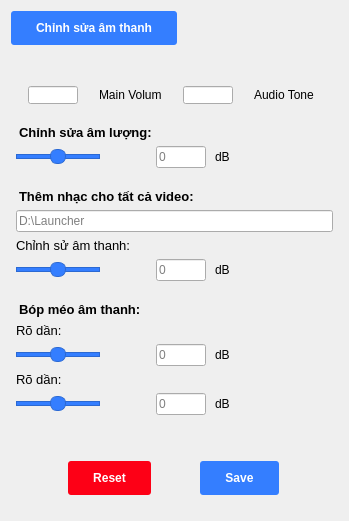
              <widget class="QFrame" name="editAudioLayout">
               <property name="styleSheet">
                <string notr="true">#editAudioLayout {
background-color: white;      /* Màu nền */
    border-radius: 10px;          /* Bo viền 10px */
    border: 2px solid #cccccc;    /* Viền màu xám nhạt */
padding: 20px;
margin: 15px
}</string>
               </property>
               <layout class="QVBoxLayout" name="verticalLayout_50">
                <item>
                 <widget class="QPushButton" name="btnEditAudio">
                  <property name="sizePolicy">
                   <sizepolicy hsizetype="Fixed" vsizetype="Fixed">
                    <horstretch>0</horstretch>
                    <verstretch>0</verstretch>
                   </sizepolicy>
                  </property>
                  <property name="styleSheet">
                   <string notr="true">QPushButton {
    background-color: #347EFF; /* Màu xanh */
    color: white;              /* Chữ màu trắng */      
    font-weight: bold;         /* In đậm */
    border-radius: 3px;        /* Bo góc */
    padding: 6px 12px;         /* Khoảng cách lề */
    border: none;              /* Không viền */
 padding: 10px 25px 10px 25px; 
}

/* Khi hover */
QPushButton:hover {
    background-color: #286BE6; /* Màu xanh đậm hơn */
}

/* Khi nhấn */
QPushButton:pressed {
    background-color: #1F58C2; /* Màu xanh tối hơn khi nhấn */
}</string>
                  </property>
                  <property name="text">
                   <string>Chỉnh sửa âm thanh</string>
                  </property>
                 </widget>
                </item>
                <item>
                 <widget class="QWidget" name="editAudioMainLayout" native="true">
                  <layout class="QVBoxLayout" name="verticalLayout_14">
                   <property name="leftMargin">
                    <number>5</number>
                   </property>
                   <property name="topMargin">
                    <number>5</number>
                   </property>
                   <property name="rightMargin">
                    <number>5</number>
                   </property>
                   <property name="bottomMargin">
                    <number>5</number>
                   </property>
                   <item>
                    <widget class="QFrame" name="frame_2">
                     <property name="styleSheet">
                      <string notr="true">margin: 15px 0px 0px 0px</string>
                     </property>
                     <layout class="QHBoxLayout" name="volumMainLayout">
                      <property name="leftMargin">
                       <number>0</number>
                      </property>
                      <property name="topMargin">
                       <number>0</number>
                      </property>
                      <property name="rightMargin">
                       <number>0</number>
                      </property>
                      <property name="bottomMargin">
                       <number>0</number>
                      </property>
                      <item>
                       <widget class="QLineEdit" name="txtMainVolum">
                        <property name="sizePolicy">
                         <sizepolicy hsizetype="Fixed" vsizetype="Fixed">
                          <horstretch>0</horstretch>
                          <verstretch>0</verstretch>
                         </sizepolicy>
                        </property>
                        <property name="maximumSize">
                         <size>
                          <width>50</width>
                          <height>16777215</height>
                         </size>
                        </property>
                       </widget>
                      </item>
                      <item>
                       <widget class="QLabel" name="label_93">
                        <property name="sizePolicy">
                         <sizepolicy hsizetype="Fixed" vsizetype="Fixed">
                          <horstretch>0</horstretch>
                          <verstretch>0</verstretch>
                         </sizepolicy>
                        </property>
                        <property name="text">
                         <string>Main Volum</string>
                        </property>
                       </widget>
                      </item>
                      <item>
                       <widget class="QLineEdit" name="txtAudioTone">
                        <property name="sizePolicy">
                         <sizepolicy hsizetype="Fixed" vsizetype="Fixed">
                          <horstretch>0</horstretch>
                          <verstretch>0</verstretch>
                         </sizepolicy>
                        </property>
                        <property name="maximumSize">
                         <size>
                          <width>50</width>
                          <height>16777215</height>
                         </size>
                        </property>
                       </widget>
                      </item>
                      <item>
                       <widget class="QLabel" name="label_94">
                        <property name="sizePolicy">
                         <sizepolicy hsizetype="Fixed" vsizetype="Fixed">
                          <horstretch>0</horstretch>
                          <verstretch>0</verstretch>
                         </sizepolicy>
                        </property>
                        <property name="text">
                         <string>Audio Tone</string>
                        </property>
                       </widget>
                      </item>
                     </layout>
                    </widget>
                   </item>
                   <item>
                    <widget class="QLabel" name="label_107">
                     <property name="sizePolicy">
                      <sizepolicy hsizetype="Preferred" vsizetype="Fixed">
                       <horstretch>0</horstretch>
                       <verstretch>0</verstretch>
                      </sizepolicy>
                     </property>
                     <property name="font">
                      <font>
                       <pointsize>10</pointsize>
                       <weight>75</weight>
                       <bold>true</bold>
                      </font>
                     </property>
                     <property name="styleSheet">
                      <string notr="true">margin: 15px 0px 0px 0px</string>
                     </property>
                     <property name="text">
                      <string>Chỉnh sửa âm lượng:</string>
                     </property>
                     <property name="scaledContents">
                      <bool>true</bool>
                     </property>
                    </widget>
                   </item>
                   <item>
                    <layout class="QHBoxLayout" name="upVolumLayout">
                     <item>
                      <widget class="QSlider" name="sliderEditVolum">
                       <property name="styleSheet">
                        <string notr="true">QSlider{
margin: 0px 50px 0px 0px
}

QSlider::groove:horizontal {
                border: 1px solid rgb(43, 105, 211);
                height: 3px;
                background: rgb(52, 126, 255);
                margin: 2px 0;
            }
            QSlider::handle:horizontal {
                background: rgb(52, 126, 255);
                border: 1px solid rgb(43, 105, 211);
                width: 14px;
                height: 20px;
                margin: -6px 0;
                border-radius: 7px;
            }
            QSlider::handle:horizontal:hover {
                background: rgb(26, 63, 127);
            }</string>
                       </property>
                       <property name="maximum">
                        <number>100</number>
                       </property>
                       <property name="value">
                        <number>50</number>
                       </property>
                       <property name="orientation">
                        <enum>Qt::Horizontal</enum>
                       </property>
                      </widget>
                     </item>
                     <item>
                      <widget class="QLineEdit" name="txtNumberVolum">
                       <property name="sizePolicy">
                        <sizepolicy hsizetype="Fixed" vsizetype="Fixed">
                         <horstretch>0</horstretch>
                         <verstretch>0</verstretch>
                        </sizepolicy>
                       </property>
                       <property name="maximumSize">
                        <size>
                         <width>50</width>
                         <height>16777215</height>
                        </size>
                       </property>
                       <property name="styleSheet">
                        <string notr="true"/>
                       </property>
                       <property name="placeholderText">
                        <string>0</string>
                       </property>
                      </widget>
                     </item>
                     <item>
                      <widget class="QLabel" name="label_96">
                       <property name="sizePolicy">
                        <sizepolicy hsizetype="Fixed" vsizetype="Fixed">
                         <horstretch>0</horstretch>
                         <verstretch>0</verstretch>
                        </sizepolicy>
                       </property>
                       <property name="styleSheet">
                        <string notr="true">margin: 0px 100px 0px 0px</string>
                       </property>
                       <property name="text">
                        <string>dB</string>
                       </property>
                      </widget>
                     </item>
                    </layout>
                   </item>
                   <item>
                    <widget class="QLabel" name="label_99">
                     <property name="sizePolicy">
                      <sizepolicy hsizetype="Preferred" vsizetype="Fixed">
                       <horstretch>0</horstretch>
                       <verstretch>0</verstretch>
                      </sizepolicy>
                     </property>
                     <property name="font">
                      <font>
                       <pointsize>10</pointsize>
                       <weight>75</weight>
                       <bold>true</bold>
                      </font>
                     </property>
                     <property name="styleSheet">
                      <string notr="true">margin: 15px 0px 0px 0px</string>
                     </property>
                     <property name="text">
                      <string>Thêm nhạc cho tất cả video:</string>
                     </property>
                     <property name="scaledContents">
                      <bool>true</bool>
                     </property>
                    </widget>
                   </item>
                   <item>
                    <widget class="QLineEdit" name="txtFolderMusicVideo">
                     <property name="placeholderText">
                      <string>D:\Launcher</string>
                     </property>
                    </widget>
                   </item>
                   <item>
                    <widget class="QLabel" name="label_95">
                     <property name="sizePolicy">
                      <sizepolicy hsizetype="Preferred" vsizetype="Fixed">
                       <horstretch>0</horstretch>
                       <verstretch>0</verstretch>
                      </sizepolicy>
                     </property>
                     <property name="font">
                      <font>
                       <pointsize>10</pointsize>
                       <weight>50</weight>
                       <bold>false</bold>
                      </font>
                     </property>
                     <property name="text">
                      <string>Chỉnh sử âm thanh:</string>
                     </property>
                     <property name="scaledContents">
                      <bool>true</bool>
                     </property>
                    </widget>
                   </item>
                   <item>
                    <layout class="QHBoxLayout" name="editVolumeSizeLayout">
                     <item>
                      <widget class="QSlider" name="sliderAudioEdit">
                       <property name="styleSheet">
                        <string notr="true">QSlider{
margin: 0px 50px 0px 0px
}

QSlider::groove:horizontal {
                border: 1px solid rgb(43, 105, 211);
                height: 3px;
                background: rgb(52, 126, 255);
                margin: 2px 0;
            }
            QSlider::handle:horizontal {
                background: rgb(52, 126, 255);
                border: 1px solid rgb(43, 105, 211);
                width: 14px;
                height: 20px;
                margin: -6px 0;
                border-radius: 7px;
            }
            QSlider::handle:horizontal:hover {
                background: rgb(26, 63, 127);
            }</string>
                       </property>
                       <property name="maximum">
                        <number>100</number>
                       </property>
                       <property name="value">
                        <number>50</number>
                       </property>
                       <property name="orientation">
                        <enum>Qt::Horizontal</enum>
                       </property>
                      </widget>
                     </item>
                     <item>
                      <widget class="QLineEdit" name="txtEditAudio">
                       <property name="sizePolicy">
                        <sizepolicy hsizetype="Fixed" vsizetype="Fixed">
                         <horstretch>0</horstretch>
                         <verstretch>0</verstretch>
                        </sizepolicy>
                       </property>
                       <property name="maximumSize">
                        <size>
                         <width>50</width>
                         <height>16777215</height>
                        </size>
                       </property>
                       <property name="styleSheet">
                        <string notr="true"/>
                       </property>
                       <property name="placeholderText">
                        <string>0</string>
                       </property>
                      </widget>
                     </item>
                     <item>
                      <widget class="QLabel" name="label_108">
                       <property name="sizePolicy">
                        <sizepolicy hsizetype="Fixed" vsizetype="Fixed">
                         <horstretch>0</horstretch>
                         <verstretch>0</verstretch>
                        </sizepolicy>
                       </property>
                       <property name="styleSheet">
                        <string notr="true">margin: 0px 100px 0px 0px</string>
                       </property>
                       <property name="text">
                        <string>dB</string>
                       </property>
                      </widget>
                     </item>
                    </layout>
                   </item>
                   <item>
                    <widget class="QLabel" name="label_97">
                     <property name="sizePolicy">
                      <sizepolicy hsizetype="Preferred" vsizetype="Fixed">
                       <horstretch>0</horstretch>
                       <verstretch>0</verstretch>
                      </sizepolicy>
                     </property>
                     <property name="font">
                      <font>
                       <pointsize>10</pointsize>
                       <weight>75</weight>
                       <bold>true</bold>
                      </font>
                     </property>
                     <property name="styleSheet">
                      <string notr="true">margin: 15px 0px 0px 0px</string>
                     </property>
                     <property name="text">
                      <string>Bóp méo âm thanh:</string>
                     </property>
                     <property name="scaledContents">
                      <bool>true</bool>
                     </property>
                    </widget>
                   </item>
                   <item>
                    <widget class="QLabel" name="label_109">
                     <property name="sizePolicy">
                      <sizepolicy hsizetype="Preferred" vsizetype="Fixed">
                       <horstretch>0</horstretch>
                       <verstretch>0</verstretch>
                      </sizepolicy>
                     </property>
                     <property name="font">
                      <font>
                       <pointsize>10</pointsize>
                       <weight>50</weight>
                       <bold>false</bold>
                      </font>
                     </property>
                     <property name="text">
                      <string>Rõ dần:</string>
                     </property>
                     <property name="scaledContents">
                      <bool>true</bool>
                     </property>
                    </widget>
                   </item>
                   <item>
                    <layout class="QHBoxLayout" name="smallToBigVolumeLayout">
                     <item>
                      <widget class="QSlider" name="horizontalSlider_2">
                       <property name="styleSheet">
                        <string notr="true">QSlider{
margin: 0px 50px 0px 0px
}

QSlider::groove:horizontal {
                border: 1px solid rgb(43, 105, 211);
                height: 3px;
                background: rgb(52, 126, 255);
                margin: 2px 0;
            }
            QSlider::handle:horizontal {
                background: rgb(52, 126, 255);
                border: 1px solid rgb(43, 105, 211);
                width: 14px;
                height: 20px;
                margin: -6px 0;
                border-radius: 7px;
            }
            QSlider::handle:horizontal:hover {
                background: rgb(26, 63, 127);
            }</string>
                       </property>
                       <property name="maximum">
                        <number>100</number>
                       </property>
                       <property name="value">
                        <number>50</number>
                       </property>
                       <property name="orientation">
                        <enum>Qt::Horizontal</enum>
                       </property>
                      </widget>
                     </item>
                     <item>
                      <widget class="QLineEdit" name="txtFadeIn">
                       <property name="sizePolicy">
                        <sizepolicy hsizetype="Fixed" vsizetype="Fixed">
                         <horstretch>0</horstretch>
                         <verstretch>0</verstretch>
                        </sizepolicy>
                       </property>
                       <property name="maximumSize">
                        <size>
                         <width>50</width>
                         <height>16777215</height>
                        </size>
                       </property>
                       <property name="styleSheet">
                        <string notr="true"/>
                       </property>
                       <property name="placeholderText">
                        <string>0</string>
                       </property>
                      </widget>
                     </item>
                     <item>
                      <widget class="QLabel" name="label_98">
                       <property name="sizePolicy">
                        <sizepolicy hsizetype="Fixed" vsizetype="Fixed">
                         <horstretch>0</horstretch>
                         <verstretch>0</verstretch>
                        </sizepolicy>
                       </property>
                       <property name="styleSheet">
                        <string notr="true">margin: 0px 100px 0px 0px</string>
                       </property>
                       <property name="text">
                        <string>dB</string>
                       </property>
                      </widget>
                     </item>
                    </layout>
                   </item>
                   <item>
                    <widget class="QLabel" name="label_111">
                     <property name="sizePolicy">
                      <sizepolicy hsizetype="Preferred" vsizetype="Fixed">
                       <horstretch>0</horstretch>
                       <verstretch>0</verstretch>
                      </sizepolicy>
                     </property>
                     <property name="font">
                      <font>
                       <pointsize>10</pointsize>
                       <weight>50</weight>
                       <bold>false</bold>
                      </font>
                     </property>
                     <property name="text">
                      <string>Rõ dần:</string>
                     </property>
                     <property name="scaledContents">
                      <bool>true</bool>
                     </property>
                    </widget>
                   </item>
                   <item>
                    <layout class="QHBoxLayout" name="bigToSmallVolume">
                     <item>
                      <widget class="QSlider" name="horizontalSlider_6">
                       <property name="styleSheet">
                        <string notr="true">QSlider{
margin: 0px 50px 0px 0px
}

QSlider::groove:horizontal {
                border: 1px solid rgb(43, 105, 211);
                height: 3px;
                background: rgb(52, 126, 255);
                margin: 2px 0;
            }
            QSlider::handle:horizontal {
                background: rgb(52, 126, 255);
                border: 1px solid rgb(43, 105, 211);
                width: 14px;
                height: 20px;
                margin: -6px 0;
                border-radius: 7px;
            }
            QSlider::handle:horizontal:hover {
                background: rgb(26, 63, 127);
            }</string>
                       </property>
                       <property name="maximum">
                        <number>100</number>
                       </property>
                       <property name="value">
                        <number>50</number>
                       </property>
                       <property name="orientation">
                        <enum>Qt::Horizontal</enum>
                       </property>
                      </widget>
                     </item>
                     <item>
                      <widget class="QLineEdit" name="txtFadeOut">
                       <property name="sizePolicy">
                        <sizepolicy hsizetype="Fixed" vsizetype="Fixed">
                         <horstretch>0</horstretch>
                         <verstretch>0</verstretch>
                        </sizepolicy>
                       </property>
                       <property name="maximumSize">
                        <size>
                         <width>50</width>
                         <height>16777215</height>
                        </size>
                       </property>
                       <property name="styleSheet">
                        <string notr="true"/>
                       </property>
                       <property name="placeholderText">
                        <string>0</string>
                       </property>
                      </widget>
                     </item>
                     <item>
                      <widget class="QLabel" name="label_110">
                       <property name="sizePolicy">
                        <sizepolicy hsizetype="Fixed" vsizetype="Fixed">
                         <horstretch>0</horstretch>
                         <verstretch>0</verstretch>
                        </sizepolicy>
                       </property>
                       <property name="styleSheet">
                        <string notr="true">margin: 0px 100px 0px 0px</string>
                       </property>
                       <property name="text">
                        <string>dB</string>
                       </property>
                      </widget>
                     </item>
                    </layout>
                   </item>
                   <item>
                    <widget class="QFrame" name="frame_3">
                     <property name="styleSheet">
                      <string notr="true">margin: 15px 0px 0px 0px</string>
                     </property>
                     <layout class="QHBoxLayout" name="editAudioSaveResetLayout">
                      <property name="topMargin">
                       <number>10</number>
                      </property>
                      <property name="bottomMargin">
                       <number>10</number>
                      </property>
                      <item>
                       <widget class="QPushButton" name="pushButton_8">
                        <property name="sizePolicy">
                         <sizepolicy hsizetype="Fixed" vsizetype="Fixed">
                          <horstretch>0</horstretch>
                          <verstretch>0</verstretch>
                         </sizepolicy>
                        </property>
                        <property name="styleSheet">
                         <string notr="true">QPushButton {
    background-color: rgb(253, 0, 22); /* Màu xanh */
    color: white;              /* Chữ màu trắng */      
    font-weight: bold;         /* In đậm */
    border-radius: 3px;        /* Bo góc */
    padding: 6px 12px;         /* Khoảng cách lề */
    border: none;              /* Không viền */
 padding: 10px 25px 10px 25px; 
}

/* Khi hover */
QPushButton:hover {
    background-color: rgb(217, 0, 21); /* Màu xanh đậm hơn */
}

/* Khi nhấn */
QPushButton:pressed {
    background-color: rgb(124, 0, 12); /* Màu xanh tối hơn khi nhấn */
}</string>
                        </property>
                        <property name="text">
                         <string>Reset</string>
                        </property>
                       </widget>
                      </item>
                      <item>
                       <widget class="QPushButton" name="btnSaveAudioSetting">
                        <property name="sizePolicy">
                         <sizepolicy hsizetype="Fixed" vsizetype="Fixed">
                          <horstretch>0</horstretch>
                          <verstretch>0</verstretch>
                         </sizepolicy>
                        </property>
                        <property name="styleSheet">
                         <string notr="true">QPushButton {
    background-color: #347EFF; /* Màu xanh */
    color: white;              /* Chữ màu trắng */      
    font-weight: bold;         /* In đậm */
    border-radius: 3px;        /* Bo góc */
    padding: 6px 12px;         /* Khoảng cách lề */
    border: none;              /* Không viền */
 padding: 10px 25px 10px 25px; 
}

/* Khi hover */
QPushButton:hover {
    background-color: #286BE6; /* Màu xanh đậm hơn */
}

/* Khi nhấn */
QPushButton:pressed {
    background-color: #1F58C2; /* Màu xanh tối hơn khi nhấn */
}</string>
                        </property>
                        <property name="text">
                         <string>Save</string>
                        </property>
                       </widget>
                      </item>
                     </layout>
                    </widget>
                   </item>
                  </layout>
                 </widget>
                </item>
               </layout>
              </widget>
